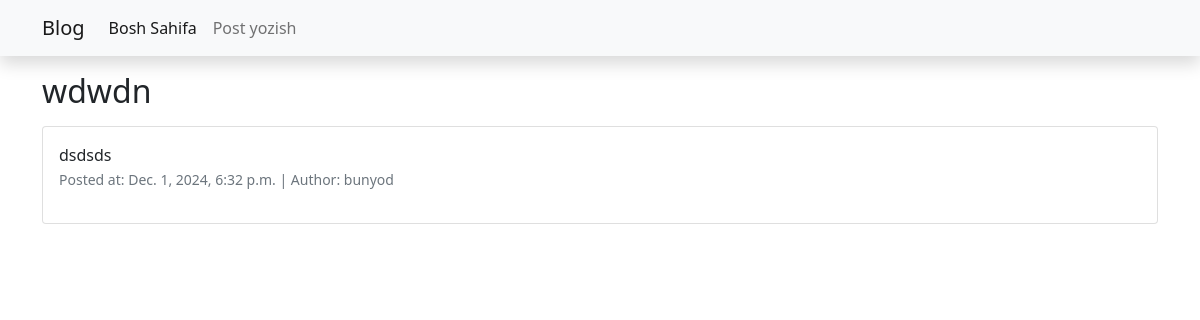
Page /9/ on the committed database.
### posts/models.py (models this page shows, shortened)
class Post(models.Model):
    id = models.AutoField(primary_key=True)
    author = models.ForeignKey(User, on_delete=models.CASCADE)
    title = models.CharField(max_length=255)
    body = models.TextField()
    created = models.DateTimeField(auto_now_add=True)
    updated = models.DateTimeField(auto_now=True)
    class Meta:
        ordering = ["-id"]

### posts/views.py (the view)
# urls.py: path("<int:pk>/", PostDetailView.as_view(), name="detail"),
class PostDetailView(generic.DetailView):
    model = Post
    template_name = "detail.html"
    context_object_name = "post"

### templates/detail.html (shortened to what this page needs)
{% extends "base.html" %}
{% block content %}
    <h2 class="mt-3">{{ post.title }}</h2>
    <div class="card mt-3">
        <div class="card-body">
            {{ post.body }}
            <p>
                <small class="text-muted">
                    Posted at: {{ post.created }} | Author: {{ post.author }}
                </small>
            </p>
        </div>
    </div>
{% endblock %}

### rows in the picture
Post: title "wdwdn", body "dsdsds", created "Dec. 1, 2024, 6:32 p.m.", author "bunyod"
